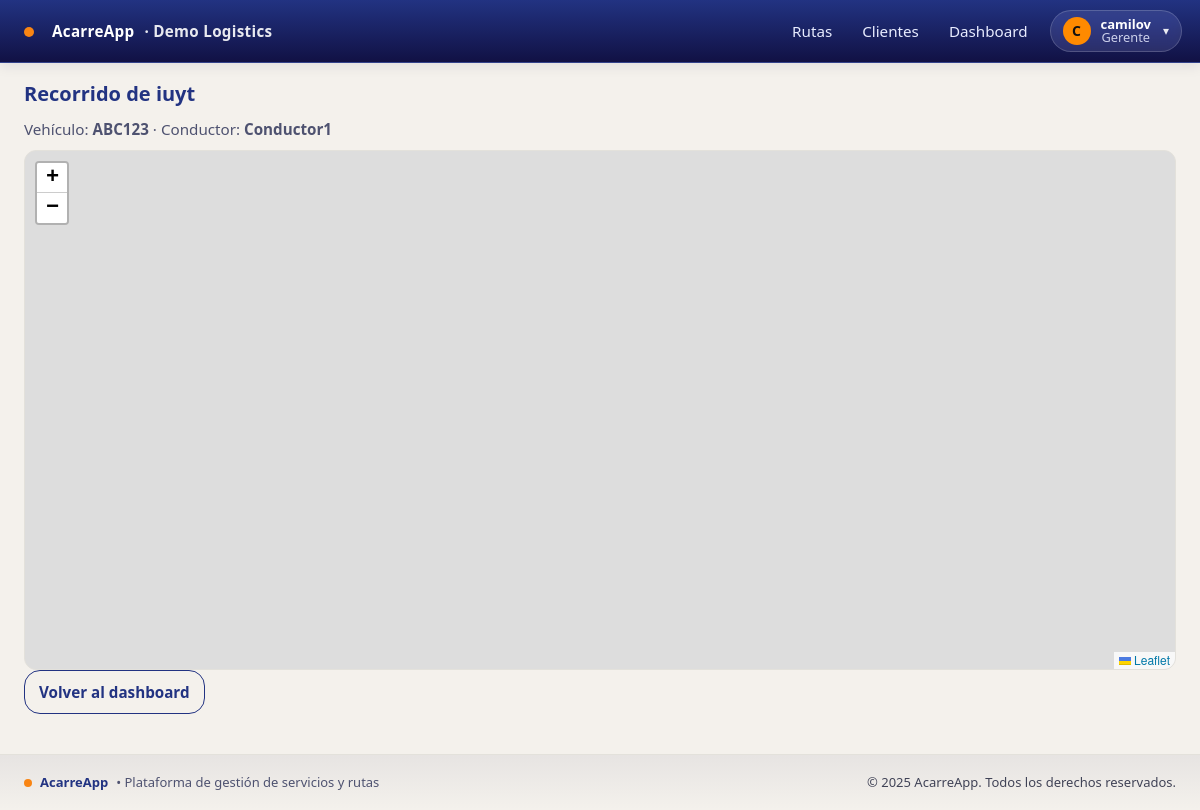
Page /dashboard/ruta/23/recorrido/ (signed in) on the committed database.
### empresa/models.py (models this page shows, shortened)
class Empresa(models.Model):
    nombre = models.CharField(max_length=120, unique=True)
    slug = models.SlugField(max_length=60, unique=True)
    nit = models.CharField(max_length=30, blank=True)
    activa = models.BooleanField(default=True)
    created_at = models.DateTimeField(auto_now_add=True)

class Vehiculo(models.Model):
    empresa = models.ForeignKey(Empresa, on_delete=models.PROTECT)
    placa = models.CharField(max_length=15)
    marca = models.CharField(max_length=60, blank=True)
    modelo = models.CharField(max_length=60, blank=True)
    activo = models.BooleanField(default=True)
    class Meta:
        unique_together = [('empresa','placa')]
        ordering = ['placa']

### usuarios/models.py (models this page shows, shortened)
class UserProfile(models.Model):
    user = models.OneToOneField(User, on_delete=models.CASCADE)
    empresa = models.ForeignKey(Empresa, on_delete=models.PROTECT, null=True)
    rol = models.CharField(max_length=20, choices=[('GERENTE','Gerente'),('CONDUCTOR','Conductor')])

### rutas/models.py (models this page shows, shortened)
class Ruta(models.Model):
    empresa = models.ForeignKey(Empresa, on_delete=models.CASCADE)
    fecha_salida = models.DateField()
    vehiculo = models.ForeignKey(Vehiculo, on_delete=models.PROTECT)
    conductor = models.ForeignKey(User, on_delete=models.PROTECT)
    base_efectivo = models.DecimalField(max_digits=10, decimal_places=2, default=200000)
    estado = models.CharField(max_length=20, choices=[('ACTIVA', 'Activa'), ('CERRADA', 'Cerrada')], default='ACTIVA')
    nombre = models.CharField(max_length=150, blank=True, help_text="Ej: Jardin - Medellin - Jardin")
    created_at = models.DateTimeField(auto_now_add=True)

### dashboard/views.py (the view)
# urls.py: path("ruta/<int:pk>/recorrido/", views.RutaRecorridoView.as_view(), name="ruta_recorrido"),
class RutaRecorridoView(GerenteRequiredMixin, TemplateView):
    template_name = "dashboard/ruta_recorrido.html"
    def get_context_data(self, **kwargs):
        ctx = super().get_context_data(**kwargs)
        pk = kwargs.get("pk")
        try:
            ruta = _rutas_qs_base().get(pk=pk)
        except Ruta.DoesNotExist:
            raise Http404("Ruta no encontrada")
        veh = getattr(ruta, "vehiculo", None)
        placa = getattr(veh, "placa", "s/n")
        conductor = getattr(ruta, "conductor", None)
        conductor_name = ""
        if conductor:
            conductor_name = (
                f"{getattr(conductor,'first_name','')} {getattr(conductor,'last_name','')}".strip()
                or getattr(conductor, "username", "")
            )
        ctx.update({
            "ruta_id": ruta.id,
            "ruta_nombre": getattr(ruta, "nombre", f"Ruta #{ruta.id}"),
            "placa": placa,
            "conductor": conductor_name,
        })
        return ctx

### acarreapp/context_processors.py (called while the page is built)
def vapid_public_key(request):
    return {"VAPID_PUBLIC_KEY": settings.VAPID_PUBLIC_KEY}

### acarreapp/tenancy.py (called while the page is built)
def set_current_empresa(empresa):
    _state.empresa = empresa

def get_current_empresa():
    return getattr(_state, 'empresa', None)

def empresa_context(request):
    return {'empresa_actual': get_current_empresa()}

### dashboard/views.py (called while the page is built)
def _rutas_qs_base():
    qs = Ruta.objects.select_related("vehiculo", "conductor")
    emp = get_current_empresa()
    if emp:
        qs = qs.filter(empresa=emp)
    return qs

    def test_func(self):
        u = self.request.user
        rol = getattr(getattr(u, "userprofile", None), "rol", "") or ""
        return u.is_superuser or u.is_staff or rol == "GERENTE"

### templates/dashboard/ruta_recorrido.html (shortened to what this page needs)
{% extends "base.html" %}
{% block content %}
<h2 class="mb-2">Recorrido de {{ ruta_nombre }}</h2>
<div class="text-muted" style="margin-bottom:10px;">
  Vehículo: <strong>{{ placa }}</strong> · Conductor: <strong>{{ conductor|default:"—" }}</strong>
</div>
<div id="big-map" style="height:520px;border:1px solid var(--line-200);border-radius:12px;overflow:hidden;"></div>
<div class="mt-3">
  <a class="btn btn-outline" href="{% url 'dashboard:home' %}">Volver al dashboard</a>
</div>
{% endblock %}
{% block extra_css %}
<link rel="stylesheet" href="https://unpkg.com/leaflet@1.9.4/dist/leaflet.css">
{% endblock %}

### templates/includes/navbar.html (shortened to what this page needs)
<header class="navbar">
  <div class="container nav-inner" style="padding-left:18px; padding-right:18px;">
    <a class="brand" href="{% url 'rutas:list' %}" style="display:flex;align-items:center;gap:10px;">
      <span class="dot" style="margin-left:6px;margin-right:8px;transform:translateY(1px);"></span>
      <span>AcarreApp</span>
      {% if empresa_actual %}
        <span class="empresa">· {{ empresa_actual.nombre }}</span>
      {% endif %}
    </a>
    {% if request.user.is_authenticated %}
      {% with rol=request.user.userprofile.rol|default_if_none:'' %}
        {% if request.user.is_superuser or request.user.is_staff or rol == 'GERENTE' %}
          <nav class="nav main-nav" aria-label="Navegación principal">
            <a href="{% url 'rutas:list' %}">Rutas</a>
            <a href="{% url 'empresa:clientes_list' %}">Clientes</a>
            <a href="{% url 'dashboard:home' %}">Dashboard</a>
          </nav>
        {% else %}
          <nav class="nav main-nav" aria-label="Navegación principal">
            <a href="{% url 'rutas:list' %}">Rutas</a>
          </nav>
        {% endif %}
        <div class="menu-right" style="display:flex;align-items:center;gap:10px;">
          <button class="userchip" id="userchip" aria-haspopup="true" aria-expanded="false"
                  title="{{ request.user.get_full_name|default:request.user.username }}">
            <span class="avatar">
              {{ request.user.get_full_name|default:request.user.username|first|upper }}
            </span>
            <span class="meta">
              <span class="name">{{ request.user.get_full_name|default:request.user.username }}</span>
              {% if rol %}<span class="role">{{ rol|title }}</span>{% endif %}
            </span>
            <span class="caret">▾</span>
          </button>
        </div>
      {% endwith %}
    {% else %}
      <nav class="nav main-nav" aria-label="Navegación principal">
        <a href="{% url 'login' %}">Iniciar sesión</a>
      </nav>
    {% endif %}
  </div>
</header>

### static/css/acarreapp.css (style rules this page uses)
:root { --brand-900: #111144; --brand-800: #223382; --brand-300: #9BACD8; --accent-500: #F98513; --bg-100: #F4F1EC; --bg-200: #DAD1C8; --ink-900: #0E1020; --ink-700: #2E3147; --ink-500: #4E5270; --line-200:#E3E1DB; --radius-sm: 10px; --radius-md: 16px; --radius-lg: 24px; --shadow-1: 0 4px 12px rgba(17,17,68,0.08); --shadow-2: 0 10px 30px rgba(17,17,68,0.12); --font-sans: ui-sans-serif, system-ui, -apple-system, "Segoe UI", Roboto, "Helvetica Neue", Arial, "Noto Sans", "Liberation Sans", "Apple Color Emoji", "Segoe UI Emoji"; --fs-xs: clamp(12px, 0.72rem, 13px); --fs-sm: clamp(13px, 0.8rem, 14px); --fs-md: clamp(14px, 0.95rem, 16px); --fs-lg: clamp(16px, 1.05rem, 18px); --fs-xl: clamp(18px, 1.25rem, 22px); --fs-2xl: clamp(22px, 1.6rem, 28px); --container-max: 1200px; --st-pend: #7A7F9A; --st-ant: #2F7D32; --st-pag: #1C5DFF; --st-warn: #C17C00; --st-error:#B00020; }
*, *::before, *::after { box-sizing: border-box; }
html, body { height: 100%; }
body { margin: 0; background: var(--bg-100); color: var(--ink-900); font-family: var(--font-sans); font-size: var(--fs-md); line-height: 1.45; -webkit-font-smoothing: antialiased; text-rendering: optimizeLegibility; }
a { color: inherit; }
.container { width: 100%; margin-inline: auto; padding-inline: 16px; max-width: var(--container-max); }
h2, .h2 { font-size: var(--fs-xl); margin: 0 0 10px; font-weight: 700; color: var(--brand-800); }
.btn { --btn-bg: var(--brand-800); --btn-fg: #fff; --btn-border: transparent; appearance: none; display: inline-flex; align-items: center; justify-content: center; gap: 8px; padding: 10px 14px; font-weight: 600; border-radius: var(--radius-md); border: 1px solid var(--btn-border); background: var(--btn-bg); color: var(--btn-fg); text-decoration: none; cursor: pointer; transition: transform .06s ease, box-shadow .2s ease, background .2s ease; }
.btn-outline { --btn-bg: transparent; --btn-fg: var(--brand-800); --btn-border: var(--brand-800); }
.navbar { position: sticky; top: 0; z-index: 10; background: linear-gradient(180deg, var(--brand-800), var(--brand-900)); color: #fff; border-bottom: 1px solid rgba(255,255,255,0.08); box-shadow: var(--shadow-1); }
.nav-inner { display: grid; grid-template-columns: 1fr auto auto; align-items: center; gap: 12px; padding: 8px 0; }
.brand { display: inline-flex; align-items: center; gap: 10px; color: #fff; text-decoration: none; font-weight: 800; letter-spacing: .02em; }
.brand .empresa { color: rgba(255,255,255,0.9); font-weight: 700; }
.brand .dot { width: 10px; height: 10px; border-radius: 50%; background: var(--accent-500); }
.nav { display: flex; gap: 6px; padding: 4px 0; }
.main-nav { display: flex; gap: 12px; justify-content: center; flex-wrap: wrap; }
.nav a { color: #E8ECFF; text-decoration: none; padding: 8px 10px; border-radius: 8px; }
.menu-right { justify-self: end; position: relative; }
.userchip { display: inline-flex; align-items: center; gap: 10px; padding: 6px 10px; border-radius: 999px; border: 1px solid rgba(255,255,255,0.12); background: rgba(255,255,255,0.06); color: #fff; font: inherit; cursor: pointer; }
.userchip .avatar { width: 28px; height: 28px; border-radius: 50%; background: var(--accent-500); color: #1b1b1b; font-weight: 800; display:flex; align-items:center; justify-content:center; }
.userchip .meta { display:flex; flex-direction: column; line-height: 1.05; }
.userchip .name { font-size: var(--fs-sm); }
.userchip .role { font-size: var(--fs-xs); opacity: .9; color: #E8ECFF; }
.userchip .caret { font-size: 16px; margin-left: 2px; opacity: .9; }
.text-muted { color: var(--ink-500); }
@media (min-width: 768px) { .nav { gap: 10px; } }
@media (min-width: 1100px) { .container { padding-inline: 24px; } }

### templates/includes/navbar.html (style rules this page uses)
.userchip { display:inline-flex; align-items:center; gap:10px; padding:6px 12px; border-radius:999px; background:rgba(255,255,255,.10); border:1px solid rgba(255,255,255,.18); backdrop-filter:saturate(120%) blur(6px); cursor:pointer; }
.userchip .avatar { display:grid; place-items:center; width:28px; height:28px; border-radius:999px; background:#ff8a00; color:#111; font-weight:800; font-size:14px; }
.userchip .meta { display:flex; flex-direction:column; line-height:1; }
.userchip .name { font-weight:600; }
.userchip .role { font-size:.8rem; opacity:.85; }
.userchip .caret { font-size:12px; opacity:.9; }

### rows in the picture
Empresa: nombre "Demo Logistics"
UserProfile: rol "Gerente"
Ruta: nombre "iuyt"
Vehiculo: placa "ABC123"

### other values in the picture
{{ request.user.get_full_name|default:request.user.username|first|upper }} "C"
{{ request.user.get_full_name|default:request.user.username }} "camilov"
{{ conductor|default:"—" }} "Conductor1"
